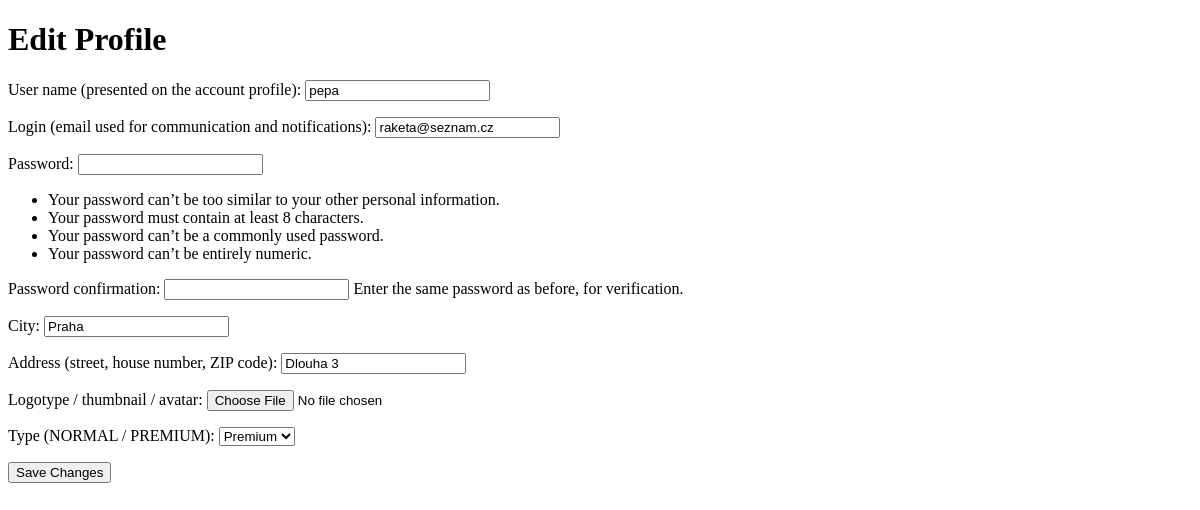
/profile/ (signed in), run on an earlier commit of the app's database.
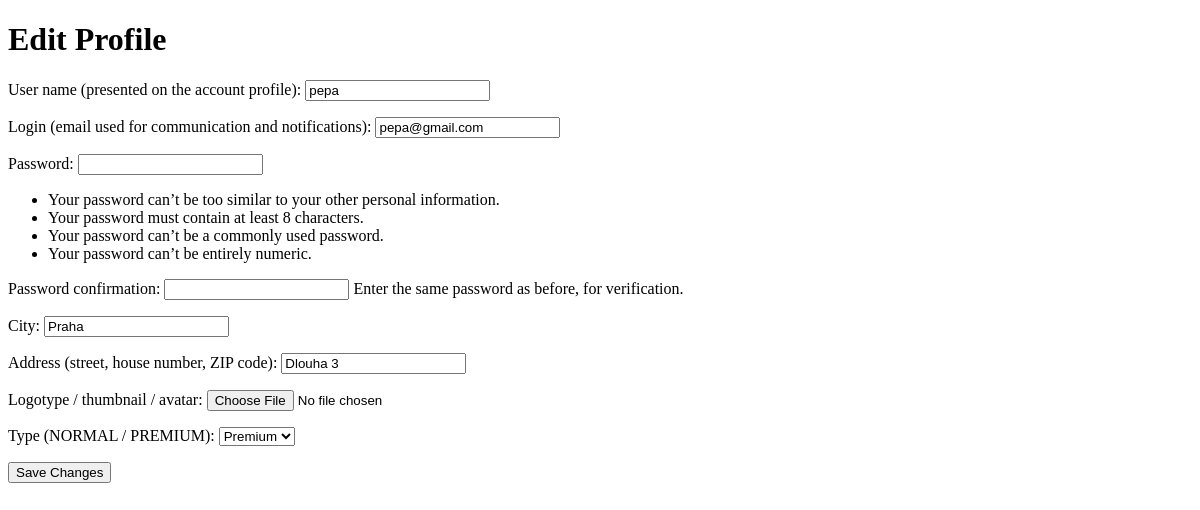
And on a later commit of the database.
### auctions/models.py (models this page shows, shortened)
class CustomUser(AbstractBaseUser, PermissionsMixin):
    profile_image = models.ImageField(upload_to='profile_images/', null=True, blank=True)
    email = models.EmailField(unique=True)
    username = models.CharField(max_length=255)
    city = models.CharField(max_length=100, null=True, blank=True)
    address = models.CharField(max_length=255, null=True, blank=True)
    watchlist = models.ManyToManyField('Auction', related_name='watched_by', blank=True)
    date_joined = models.DateTimeField(auto_now_add=True)
    account_status = models.CharField(
        max_length=10, choices=[('ACTIVE', 'Active'), ('INACTIVE', 'Inactive'), ('BLOCKED', 'Blocked')]
    )
    account_type = models.CharField(
        max_length=10, choices=[('NORMAL', 'Normal'), ('PREMIUM', 'Premium')]
    )
    is_active = models.BooleanField(default=True)
    is_staff = models.BooleanField(default=False)
    USERNAME_FIELD = 'email'
    REQUIRED_FIELDS = ['username']
    objects = CustomUserManager()
    groups = models.ManyToManyField(
        'auth.Group',
        related_name='customer_set',
        blank=True,
        help_text='The groups this user belongs to.',
        verbose_name='groups',
    )
    user_permissions = models.ManyToManyField(
        'auth.Permission',
        related_name='customer_set',
        blank=True,
        help_text='Specific permissions for this user.',
        verbose_name='user permissions',
    )

### auctions/views.py (the view)
# urls.py: path('profile/', views.profile, name='profile'),
def profile(request):
    if request.method == 'POST':
        form = CustomUserCreationForm(request.POST, request.FILES, instance=request.user)
        if form.is_valid():
            form.save()
            return redirect('profile')
    else:
        form = CustomUserCreationForm(instance=request.user)
    return render(request, 'registration/profile.html', {'form': form})

### auctions/forms.py
class CustomUserCreationForm(UserCreationForm):
    class Meta:
        model = CustomUser
        fields = ['username', 'email', 'password1', 'password2', 'city', 'address', 'profile_image', 'account_type']
    def __init__(self, *args, **kwargs):
        super().__init__(*args, **kwargs)
        self.fields['username'].label = "User name (presented on the account profile)"
        self.fields['email'].label = "Login (email used for communication and notifications)"
        self.fields['city'].label = "City"
        self.fields['address'].label = "Address (street, house number, ZIP code)"
        self.fields['profile_image'].label = "Logotype / thumbnail / avatar"
        self.fields['account_type'].label = "Type (NORMAL / PREMIUM)"

### auctions/templates/registration/profile.html (shortened to what this page needs)
<!DOCTYPE html>
<html lang="en">
<head>
</head>
<body>
    <h1>Edit Profile</h1>
    <form method="POST" enctype="multipart/form-data">
        {{ form.as_p }}
        <button type="submit">Save Changes</button>
    </form>
</body>
</html>

What changed in the data, as far as the page shows it:
changed CustomUser "pepa": email "raketa@seznam.cz" → "pepa@gmail.com"
